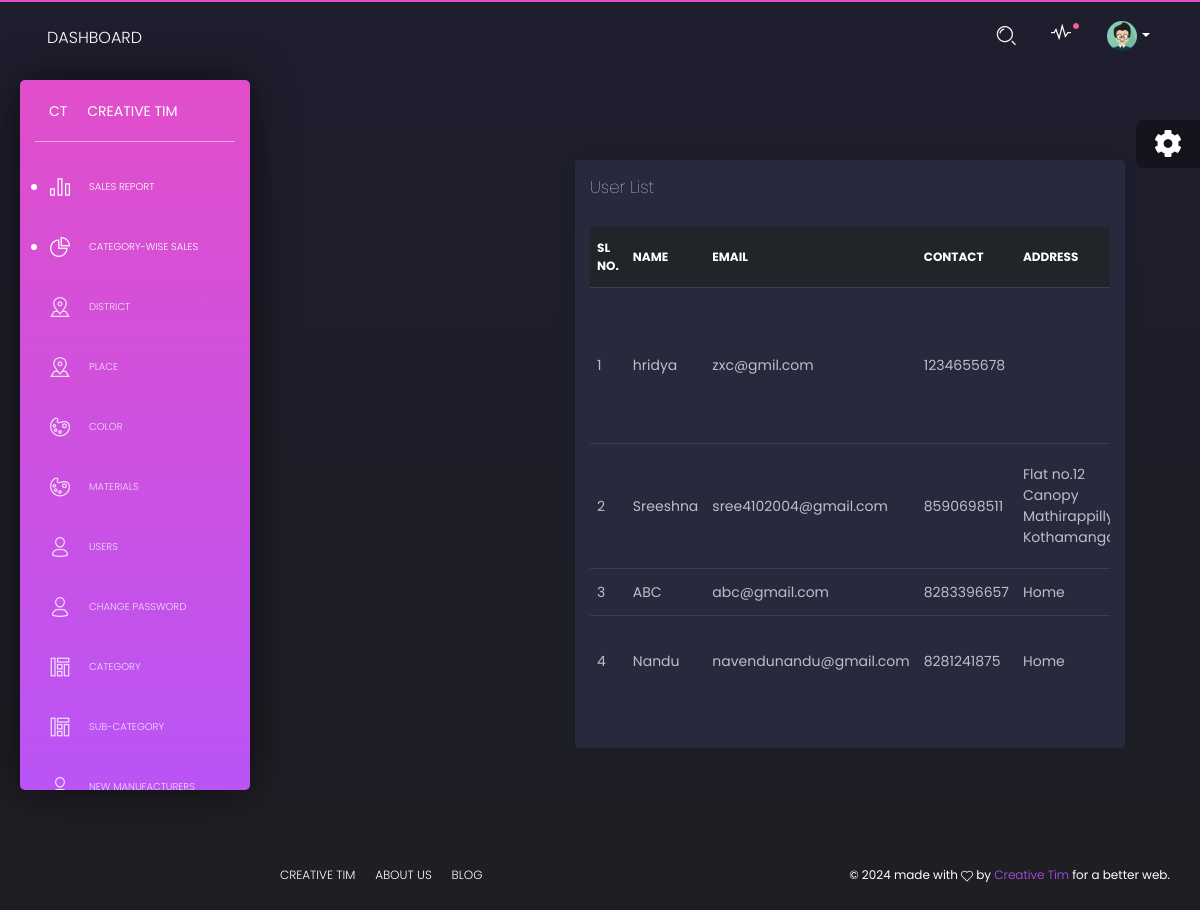
/PROJECT/Admin/UserList.php, run on the app's committed database.
### tables this page shows
CREATE TABLE `tbl_user` (
  `user_id` int(11) NOT NULL,
  `user_name` varchar(30) NOT NULL,
  `user_email` varchar(30) NOT NULL,
  `user_contact` varchar(10) NOT NULL,
  `user_address` varchar(50) NOT NULL,
  `place_id` int(11) NOT NULL,
  `user_photo` varchar(100) NOT NULL,
  `user_password` varchar(10) NOT NULL
);

### PROJECT/Admin/UserList.php (the view, shortened to what this page needs)
<?php
include("../Assets/Connection/connection.php");
include("Head.php");
?>
<!DOCTYPE html PUBLIC "-//W3C//DTD XHTML 1.0 Transitional//EN" "http://www.w3.org/TR/xhtml1/DTD/xhtml1-transitional.dtd">
<html xmlns="http://www.w3.org/1999/xhtml">
<head>
</head>
<body>
    <div class="content">
        <div class="container-fluid">
            <div class="row">
                <div class="col-md-12">
                    <div class="card">
                        <div class="card-header">
                            <h4 class="card-title">User List</h4>
                        </div>
                        <div class="card-body">
                            <div class="table-responsive">
                                <table class="table">
                                    <thead class="thead-dark">
                                        <tr>
                                            <th>Sl No.</th>
                                            <th>Name</th>
                                            <th>Email</th>
                                            <th>Contact</th>
                                            <th>Address</th>
                                        </tr>
                                    </thead>
                                    <tbody>
                                        <?php
                                            $SelQry = "SELECT * FROM tbl_user u
                                                       INNER JOIN tbl_place p ON u.place_id=p.place_id
                                                       INNER JOIN tbl_district d ON p.district_id=d.district_id";
                                            $result = $Con->query($SelQry);
                                            $i = 0;
                                            while ($row = $result->fetch_assoc()) {
                                                $i++;
                                        ?>
                                        <tr>
                                            <td><?php echo $i; ?></td>
                                            <td><?php echo htmlspecialchars($row['user_name']); ?></td>
                                            <td><?php echo htmlspecialchars($row['user_email']); ?></td>
                                            <td><?php echo htmlspecialchars($row['user_contact']); ?></td>
                                            <td><?php echo htmlspecialchars($row['user_address']); ?></td>
                                        </tr>
                                        <?php } ?>
                                    </tbody>
                                </table>
                            </div>
                        </div>
                    </div>
                </div>
            </div>
        </div>
    </div>
</body>
</html>
<?php
            include("Foot.php");
            ?>

### data on the page
tbl_user: user_name "hridya", user_email "zxc@gmil.com", user_contact "1234655678"
tbl_user: user_name "Sreeshna", user_email "sree4102004@gmail.com", user_contact "8590698511", user_address "Flat no.12 Canopy…"
tbl_user: user_name "ABC", user_email "abc@gmail.com", user_contact "8283396657", user_address "Home"
tbl_user: user_name "Nandu", user_email "navendunandu@gmail.com", user_contact "8281241875", user_address "Home"
